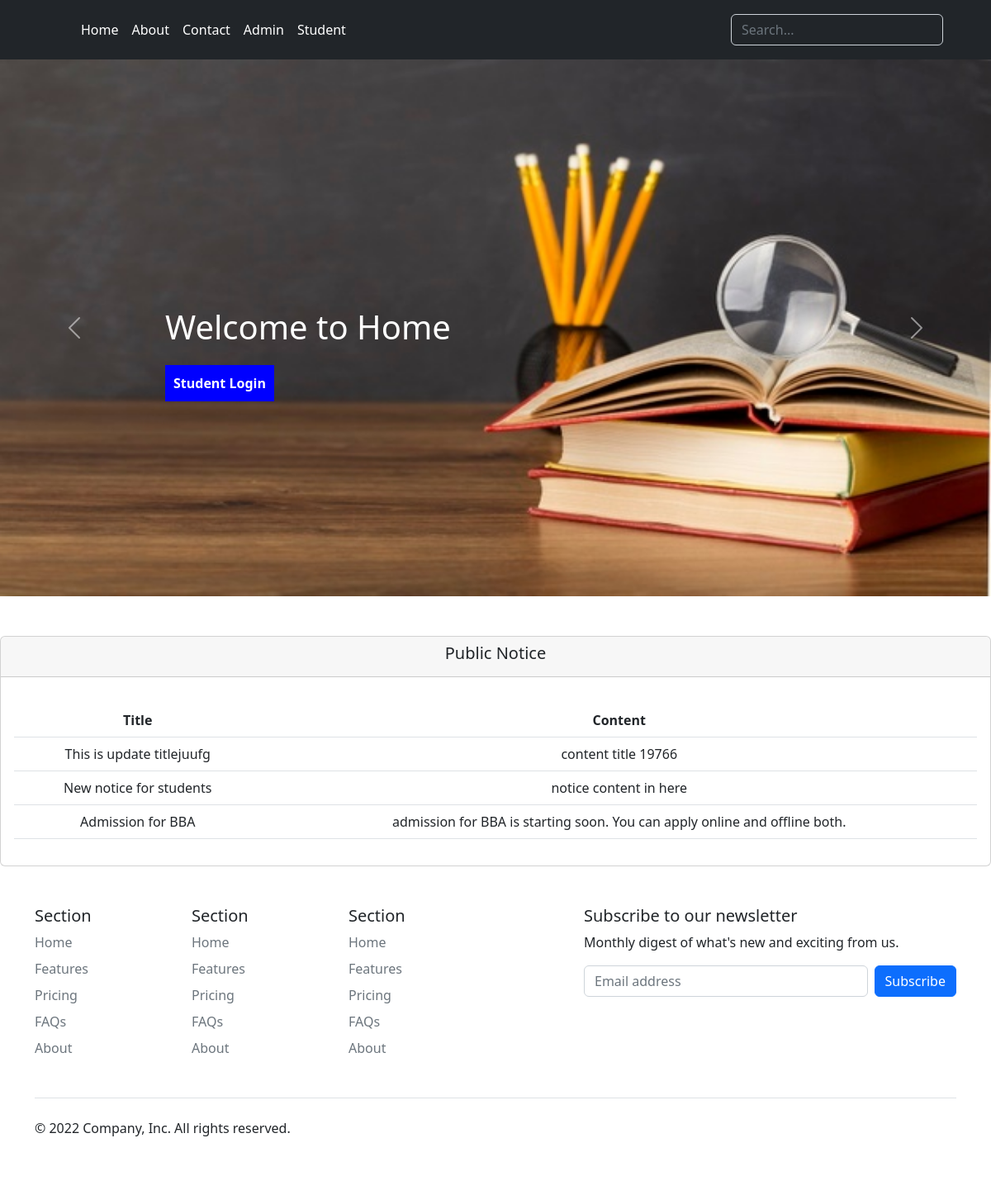
The page / on the database its author committed.
### main/models.py (models this page shows, shortened)
class Notice(models.Model):
    title = models.CharField(max_length=200)
    content = models.TextField()
    isPublic = models.BooleanField(default=False)

### main/views.py (the view)
# urls.py: path('', views.home, name="home"),
def home(request):
    publicNotices = Notice.objects.filter(isPublic = True)
    data = {"public_notices": publicNotices}
    return render(request, 'home.html', data)

### templates/home.html (shortened to what this page needs)
{% extends 'base.html' %}
{% load static %}
{% block body %}
<div id="carouselExampleControls" class="carousel slide" data-bs-ride="carousel">
    <div class="carousel-inner">
      <div class="carousel-item active">
        <h1 style="position: absolute; top: 300px; left: 200px; color: white;">Welcome to Home</h1>
        <a href="{% url 'student_login' %}" style="text-decoration: none; position: absolute; top: 370px; left: 200px; color: white; background-color: blue; padding: 10px; font-weight: bold;">Student Login</a>
        <img src="{% static 'images/home3.jpg' %}" class="d-block" style="width: 100%; height: 650px;" alt="...">
      </div>
    </div>
    <button class="carousel-control-prev" type="button" data-bs-target="#carouselExampleControls" data-bs-slide="prev">
      <span class="carousel-control-prev-icon" aria-hidden="true"></span>
    </button>
    <button class="carousel-control-next" type="button" data-bs-target="#carouselExampleControls" data-bs-slide="next">
      <span class="carousel-control-next-icon" aria-hidden="true"></span>
    </button>
</div>
<br><br>
<div class="card text-center">
  <div class="card-header">
    <h5>Public Notice</h5>
  </div>
  <div class="card-body">
    <table class="table table-small">
      <tr>
        <th>Title</th>
        <th>Content</th>
      </tr>
      {% for notice in public_notices %}
        <tr>
          <td>{{notice.title}}</td>
          <td>{{notice.content}}</td>
        </tr>
      {% endfor %}
    </table>
  </div>
</div>
{% endblock %}

### rows shown on the page
Notice: title "This is update titlejuufg", content "content title 19766"
Notice: title "New notice for students", content "notice content in here"
Notice: title "Admission for BBA", content "admission for BBA is starting soon. You can apply online and offline both."
